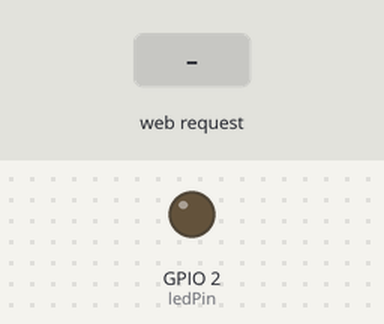
Bench run of a sketch on a simulated ESP8266 (NodeMCU). Shown: output pins drawn as LEDs (lit = HIGH). Inputs (shaded band) come from the test bench. WiFi joins after 1.5 s; servers stay silent unless stated; storage starts empty; what the sketch prints to the serial monitor is not drawn.

Above: at 3.2 s.
3.3 s: HTTP request GET /led2off received
At 4.4 s:
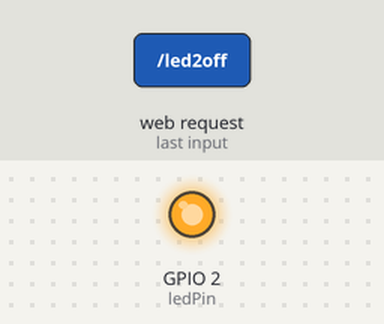
4.8 s: HTTP request GET /led2on received
At 5.5 s:
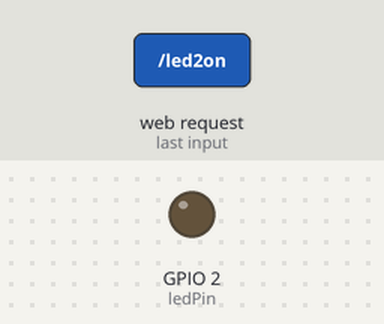
Timing chart, 0 to 7.8 s (numbered marks = the images above; inputs shaded):
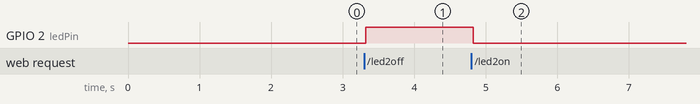

Measured:
- after the input at 3.3 s, GPIO 2 (ledPin): LOW → HIGH at once
- after the input at 4.8 s, GPIO 2 (ledPin): HIGH → LOW at once

The sketch:

WebServerLittleFS.ino
```cpp
// Import required libraries
#include <FS.h>
#include <LittleFS.h>
#include <ESP8266WiFi.h>
#include <ESPAsyncTCP.h>
#include <ESPAsyncWebServer.h>
// Replace with your network credentials
const char* ssid = "Laptop"; //Replace with your own SSID
const char* password = "Password"; //Replace with your own password

const int ledPin = 2;
String ledState;

// Create AsyncWebServer object on port 80
AsyncWebServer server(80);

// Replaces placeholder with LED state value
String processor(const String& var) {
    Serial.println(var);
    if (var == "GPIO_STATE") {
        if (digitalRead(ledPin)) {
            ledState = "OFF";
        }
        else {
            ledState = "ON";
        }
        Serial.print(ledState);
        return ledState;
    }
    return String();
}

void setup() {

    Serial.begin(115200);
    pinMode(ledPin, OUTPUT);

    // Initialize LittleFS
    if (!LittleFS.begin()) {
        Serial.println("An Error has occurred while mounting LittleFS");
        return;
    }

    // Connect to Wi-Fi
    WiFi.begin(ssid, password);
    while (WiFi.status() != WL_CONNECTED) {
        delay(1000);
        Serial.println("Connecting to WiFi..");
    }

    // Print ESP32 Local IP Address
    Serial.println(WiFi.localIP());

    // Route for root / web page
    server.on("/", HTTP_GET, [] (AsyncWebServerRequest* request) {
        request->send(LittleFS, "/index.html", String(), false, processor);
    });

    // Route to load style.css file
    server.on("/style.css", HTTP_GET, [] (AsyncWebServerRequest* request) {
        request->send(LittleFS, "/style.css", "text/css");
    });

    // Route to set GPIO to HIGH
    server.on("/led2on", HTTP_GET, [] (AsyncWebServerRequest* request) {
        digitalWrite(ledPin, LOW);
        request->send(LittleFS, "/index.html", String(), false, processor);
    });

    // Route to set GPIO to LOW
    server.on("/led2off", HTTP_GET, [] (AsyncWebServerRequest* request) {
        digitalWrite(ledPin, HIGH);
        request->send(LittleFS, "/index.html", String(), false, processor);
    });

    // Start server
    server.begin();
}

void loop() {

}
```
